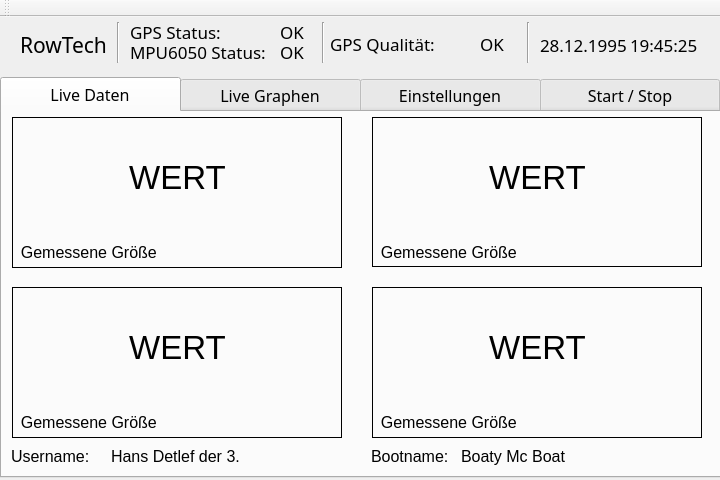
<?xml version="1.0" encoding="UTF-8"?>
<ui version="4.0">
 <class>MainWindow</class>
 <widget class="QMainWindow" name="MainWindow">
  <property name="geometry">
   <rect>
    <x>0</x>
    <y>0</y>
    <width>720</width>
    <height>480</height>
   </rect>
  </property>
  <property name="windowTitle">
   <string>MainWindow</string>
  </property>
  <property name="styleSheet">
   <string notr="true"> window.setWindowFlags(Qt::Window | Qt::FramelessWindowHint);</string>
  </property>
  <widget class="QWidget" name="centralwidget">
   <widget class="QTabWidget" name="tab">
    <property name="geometry">
     <rect>
      <x>0</x>
      <y>60</y>
      <width>731</width>
      <height>401</height>
     </rect>
    </property>
    <property name="font">
     <font>
      <family>Arial Unicode MS</family>
      <pointsize>12</pointsize>
     </font>
    </property>
    <property name="styleSheet">
     <string notr="true">QTabBar::tab { height: 35px; width: 180px
; }</string>
    </property>
    <property name="tabShape">
     <enum>QTabWidget::Rounded</enum>
    </property>
    <property name="currentIndex">
     <number>0</number>
    </property>
    <property name="iconSize">
     <size>
      <width>16</width>
      <height>16</height>
     </size>
    </property>
    <widget class="QWidget" name="tab_LiveData">
     <attribute name="title">
      <string>Live Daten</string>
     </attribute>
     <widget class="QFrame" name="frame_topleft">
      <property name="geometry">
       <rect>
        <x>10</x>
        <y>5</y>
        <width>330</width>
        <height>151</height>
       </rect>
      </property>
      <property name="frameShape">
       <enum>QFrame::Box</enum>
      </property>
      <property name="frameShadow">
       <enum>QFrame::Plain</enum>
      </property>
      <property name="lineWidth">
       <number>1</number>
      </property>
      <widget class="QLabel" name="lab_DataType">
       <property name="geometry">
        <rect>
         <x>0</x>
         <y>120</y>
         <width>331</width>
         <height>31</height>
        </rect>
       </property>
       <property name="font">
        <font>
         <pointsize>12</pointsize>
        </font>
       </property>
       <property name="text">
        <string>  Gemessene Größe</string>
       </property>
      </widget>
      <widget class="QLabel" name="lab_Data">
       <property name="geometry">
        <rect>
         <x>0</x>
         <y>0</y>
         <width>331</width>
         <height>121</height>
        </rect>
       </property>
       <property name="font">
        <font>
         <pointsize>25</pointsize>
        </font>
       </property>
       <property name="text">
        <string>WERT</string>
       </property>
       <property name="alignment">
        <set>Qt::AlignCenter</set>
       </property>
      </widget>
     </widget>
     <widget class="QFrame" name="frame_topright">
      <property name="geometry">
       <rect>
        <x>370</x>
        <y>5</y>
        <width>330</width>
        <height>150</height>
       </rect>
      </property>
      <property name="frameShape">
       <enum>QFrame::Box</enum>
      </property>
      <property name="frameShadow">
       <enum>QFrame::Plain</enum>
      </property>
      <widget class="QLabel" name="lab_DataType_2">
       <property name="geometry">
        <rect>
         <x>0</x>
         <y>120</y>
         <width>331</width>
         <height>31</height>
        </rect>
       </property>
       <property name="font">
        <font>
         <pointsize>12</pointsize>
        </font>
       </property>
       <property name="text">
        <string>  Gemessene Größe</string>
       </property>
      </widget>
      <widget class="QLabel" name="lab_Data_2">
       <property name="geometry">
        <rect>
         <x>0</x>
         <y>0</y>
         <width>331</width>
         <height>121</height>
        </rect>
       </property>
       <property name="font">
        <font>
         <pointsize>25</pointsize>
        </font>
       </property>
       <property name="text">
        <string>WERT</string>
       </property>
       <property name="alignment">
        <set>Qt::AlignCenter</set>
       </property>
      </widget>
     </widget>
     <widget class="QFrame" name="frame_bottomright">
      <property name="geometry">
       <rect>
        <x>370</x>
        <y>175</y>
        <width>330</width>
        <height>151</height>
       </rect>
      </property>
      <property name="frameShape">
       <enum>QFrame::Box</enum>
      </property>
      <property name="frameShadow">
       <enum>QFrame::Plain</enum>
      </property>
      <widget class="QLabel" name="lab_DataType_4">
       <property name="geometry">
        <rect>
         <x>0</x>
         <y>120</y>
         <width>331</width>
         <height>31</height>
        </rect>
       </property>
       <property name="font">
        <font>
         <pointsize>12</pointsize>
        </font>
       </property>
       <property name="text">
        <string>  Gemessene Größe</string>
       </property>
      </widget>
      <widget class="QLabel" name="lab_Data_4">
       <property name="geometry">
        <rect>
         <x>0</x>
         <y>0</y>
         <width>331</width>
         <height>121</height>
        </rect>
       </property>
       <property name="font">
        <font>
         <pointsize>25</pointsize>
        </font>
       </property>
       <property name="text">
        <string>WERT</string>
       </property>
       <property name="alignment">
        <set>Qt::AlignCenter</set>
       </property>
      </widget>
     </widget>
     <widget class="QFrame" name="frame_bottomleft">
      <property name="geometry">
       <rect>
        <x>10</x>
        <y>175</y>
        <width>330</width>
        <height>151</height>
       </rect>
      </property>
      <property name="frameShape">
       <enum>QFrame::Box</enum>
      </property>
      <property name="frameShadow">
       <enum>QFrame::Plain</enum>
      </property>
      <widget class="QLabel" name="lab_DataType_3">
       <property name="geometry">
        <rect>
         <x>0</x>
         <y>120</y>
         <width>331</width>
         <height>31</height>
        </rect>
       </property>
       <property name="font">
        <font>
         <pointsize>12</pointsize>
        </font>
       </property>
       <property name="text">
        <string>  Gemessene Größe</string>
       </property>
      </widget>
      <widget class="QLabel" name="lab_Data_3">
       <property name="geometry">
        <rect>
         <x>0</x>
         <y>0</y>
         <width>331</width>
         <height>121</height>
        </rect>
       </property>
       <property name="font">
        <font>
         <pointsize>25</pointsize>
        </font>
       </property>
       <property name="text">
        <string>WERT</string>
       </property>
       <property name="alignment">
        <set>Qt::AlignCenter</set>
       </property>
      </widget>
     </widget>
     <widget class="QFrame" name="frame_5">
      <property name="geometry">
       <rect>
        <x>-1</x>
        <y>-1</y>
        <width>721</width>
        <height>371</height>
       </rect>
      </property>
      <property name="autoFillBackground">
       <bool>false</bool>
      </property>
      <property name="styleSheet">
       <string notr="true">widget-&gt;setStyleSheet(&quot;background-color:rgb(206, 206, 206);&quot;);</string>
      </property>
      <property name="frameShape">
       <enum>QFrame::StyledPanel</enum>
      </property>
      <property name="frameShadow">
       <enum>QFrame::Raised</enum>
      </property>
      <widget class="QLabel" name="lab_UserTitle">
       <property name="geometry">
        <rect>
         <x>10</x>
         <y>330</y>
         <width>81</width>
         <height>31</height>
        </rect>
       </property>
       <property name="font">
        <font>
         <pointsize>12</pointsize>
        </font>
       </property>
       <property name="text">
        <string>Username: </string>
       </property>
      </widget>
      <widget class="QLabel" name="lab_BoatTitle">
       <property name="geometry">
        <rect>
         <x>370</x>
         <y>330</y>
         <width>81</width>
         <height>31</height>
        </rect>
       </property>
       <property name="font">
        <font>
         <pointsize>12</pointsize>
        </font>
       </property>
       <property name="text">
        <string>Bootname:</string>
       </property>
      </widget>
      <widget class="QLabel" name="lab_Boat">
       <property name="geometry">
        <rect>
         <x>460</x>
         <y>330</y>
         <width>241</width>
         <height>31</height>
        </rect>
       </property>
       <property name="font">
        <font>
         <pointsize>12</pointsize>
        </font>
       </property>
       <property name="text">
        <string>Boaty Mc Boat</string>
       </property>
      </widget>
      <widget class="QLabel" name="lab_User">
       <property name="geometry">
        <rect>
         <x>110</x>
         <y>330</y>
         <width>231</width>
         <height>31</height>
        </rect>
       </property>
       <property name="font">
        <font>
         <pointsize>12</pointsize>
        </font>
       </property>
       <property name="text">
        <string>Hans Detlef der 3.</string>
       </property>
      </widget>
     </widget>
     <zorder>frame_5</zorder>
     <zorder>frame_bottomleft</zorder>
     <zorder>frame_bottomright</zorder>
     <zorder>frame_topright</zorder>
     <zorder>frame_topleft</zorder>
    </widget>
    <widget class="QWidget" name="tab_LiveDataGraphs">
     <attribute name="title">
      <string>Live Graphen</string>
     </attribute>
     <widget class="QGraphicsView" name="graphicsView">
      <property name="geometry">
       <rect>
        <x>40</x>
        <y>20</y>
        <width>641</width>
        <height>331</height>
       </rect>
      </property>
     </widget>
    </widget>
    <widget class="QWidget" name="tab_Settings">
     <attribute name="title">
      <string>Einstellungen</string>
     </attribute>
     <widget class="QGroupBox" name="GB_BottomRight">
      <property name="geometry">
       <rect>
        <x>20</x>
        <y>270</y>
        <width>300</width>
        <height>60</height>
       </rect>
      </property>
      <property name="font">
       <font>
        <pointsize>12</pointsize>
       </font>
      </property>
      <property name="title">
       <string>Messwert - Unten rechts</string>
      </property>
      <widget class="QComboBox" name="comboBox_4">
       <property name="geometry">
        <rect>
         <x>10</x>
         <y>30</y>
         <width>281</width>
         <height>22</height>
        </rect>
       </property>
       <property name="font">
        <font>
         <pointsize>12</pointsize>
        </font>
       </property>
       <property name="currentIndex">
        <number>0</number>
       </property>
       <item>
        <property name="text">
         <string>Test</string>
        </property>
       </item>
      </widget>
     </widget>
     <widget class="QGroupBox" name="GB_BottomLeft">
      <property name="geometry">
       <rect>
        <x>20</x>
        <y>190</y>
        <width>300</width>
        <height>60</height>
       </rect>
      </property>
      <property name="font">
       <font>
        <pointsize>12</pointsize>
       </font>
      </property>
      <property name="title">
       <string>Messwert - Unten links</string>
      </property>
      <widget class="QComboBox" name="comboBox_3">
       <property name="geometry">
        <rect>
         <x>10</x>
         <y>30</y>
         <width>281</width>
         <height>22</height>
        </rect>
       </property>
       <property name="font">
        <font>
         <pointsize>12</pointsize>
        </font>
       </property>
       <property name="currentIndex">
        <number>0</number>
       </property>
       <item>
        <property name="text">
         <string>Test</string>
        </property>
       </item>
      </widget>
     </widget>
     <widget class="QGroupBox" name="GB_TopRight">
      <property name="geometry">
       <rect>
        <x>20</x>
        <y>110</y>
        <width>300</width>
        <height>60</height>
       </rect>
      </property>
      <property name="font">
       <font>
        <pointsize>12</pointsize>
       </font>
      </property>
      <property name="title">
       <string>Messwert - Oben rechts</string>
      </property>
      <widget class="QComboBox" name="comboBox_2">
       <property name="geometry">
        <rect>
         <x>10</x>
         <y>30</y>
         <width>281</width>
         <height>22</height>
        </rect>
       </property>
       <property name="font">
        <font>
         <pointsize>12</pointsize>
        </font>
       </property>
       <property name="currentIndex">
        <number>0</number>
       </property>
       <item>
        <property name="text">
         <string>Test</string>
        </property>
       </item>
      </widget>
     </widget>
     <widget class="QGroupBox" name="GB_TopLeft">
      <property name="geometry">
       <rect>
        <x>20</x>
        <y>30</y>
        <width>300</width>
        <height>60</height>
       </rect>
      </property>
      <property name="font">
       <font>
        <pointsize>12</pointsize>
       </font>
      </property>
      <property name="title">
       <string>Messwert - Oben links</string>
      </property>
      <widget class="QComboBox" name="comboBox_1">
       <property name="geometry">
        <rect>
         <x>10</x>
         <y>30</y>
         <width>281</width>
         <height>22</height>
        </rect>
       </property>
       <property name="font">
        <font>
         <pointsize>12</pointsize>
        </font>
       </property>
       <property name="currentIndex">
        <number>0</number>
       </property>
       <item>
        <property name="text">
         <string>Test</string>
        </property>
       </item>
      </widget>
     </widget>
     <widget class="QGroupBox" name="GB_TopLeft_2">
      <property name="geometry">
       <rect>
        <x>380</x>
        <y>30</y>
        <width>321</width>
        <height>60</height>
       </rect>
      </property>
      <property name="font">
       <font>
        <pointsize>12</pointsize>
       </font>
      </property>
      <property name="title">
       <string>Benutzerauswahl</string>
      </property>
      <widget class="QComboBox" name="comboBox_6">
       <property name="geometry">
        <rect>
         <x>10</x>
         <y>30</y>
         <width>301</width>
         <height>22</height>
        </rect>
       </property>
       <property name="font">
        <font>
         <pointsize>12</pointsize>
        </font>
       </property>
       <property name="currentIndex">
        <number>0</number>
       </property>
       <item>
        <property name="text">
         <string>Test</string>
        </property>
       </item>
      </widget>
     </widget>
     <widget class="QGroupBox" name="GB_TopLeft_3">
      <property name="geometry">
       <rect>
        <x>380</x>
        <y>110</y>
        <width>321</width>
        <height>60</height>
       </rect>
      </property>
      <property name="font">
       <font>
        <pointsize>12</pointsize>
       </font>
      </property>
      <property name="title">
       <string>Bootsauswahl</string>
      </property>
      <widget class="QComboBox" name="comboBox_8">
       <property name="geometry">
        <rect>
         <x>10</x>
         <y>30</y>
         <width>301</width>
         <height>22</height>
        </rect>
       </property>
       <property name="font">
        <font>
         <pointsize>12</pointsize>
        </font>
       </property>
       <property name="currentIndex">
        <number>0</number>
       </property>
       <item>
        <property name="text">
         <string>Test</string>
        </property>
       </item>
      </widget>
     </widget>
     <widget class="QPushButton" name="pB_AddUser">
      <property name="geometry">
       <rect>
        <x>410</x>
        <y>260</y>
        <width>75</width>
        <height>75</height>
       </rect>
      </property>
      <property name="font">
       <font>
        <pointsize>20</pointsize>
       </font>
      </property>
      <property name="text">
       <string>+</string>
      </property>
     </widget>
     <widget class="QPushButton" name="pB_AddBoat">
      <property name="geometry">
       <rect>
        <x>580</x>
        <y>260</y>
        <width>75</width>
        <height>75</height>
       </rect>
      </property>
      <property name="font">
       <font>
        <pointsize>20</pointsize>
       </font>
      </property>
      <property name="text">
       <string>+</string>
      </property>
     </widget>
     <widget class="QLabel" name="label">
      <property name="geometry">
       <rect>
        <x>380</x>
        <y>230</y>
        <width>141</width>
        <height>21</height>
       </rect>
      </property>
      <property name="font">
       <font>
        <pointsize>12</pointsize>
       </font>
      </property>
      <property name="text">
       <string>Nutzer hinzufügen</string>
      </property>
      <property name="alignment">
       <set>Qt::AlignCenter</set>
      </property>
     </widget>
     <widget class="QLabel" name="label_2">
      <property name="geometry">
       <rect>
        <x>550</x>
        <y>230</y>
        <width>141</width>
        <height>21</height>
       </rect>
      </property>
      <property name="font">
       <font>
        <pointsize>12</pointsize>
       </font>
      </property>
      <property name="text">
       <string>Boot hinzufügen</string>
      </property>
      <property name="alignment">
       <set>Qt::AlignCenter</set>
      </property>
     </widget>
    </widget>
    <widget class="QWidget" name="tab_StartStop">
     <attribute name="title">
      <string>Start / Stop</string>
     </attribute>
     <widget class="QPushButton" name="pB_StartTraining">
      <property name="geometry">
       <rect>
        <x>280</x>
        <y>60</y>
        <width>141</width>
        <height>51</height>
       </rect>
      </property>
      <property name="text">
       <string>Training starten</string>
      </property>
     </widget>
     <widget class="QPushButton" name="pB_StopTraining">
      <property name="geometry">
       <rect>
        <x>280</x>
        <y>150</y>
        <width>141</width>
        <height>51</height>
       </rect>
      </property>
      <property name="text">
       <string>Training stoppen</string>
      </property>
     </widget>
     <widget class="QPushButton" name="pB_Off">
      <property name="geometry">
       <rect>
        <x>280</x>
        <y>250</y>
        <width>141</width>
        <height>51</height>
       </rect>
      </property>
      <property name="text">
       <string>Schlagzahluhr ausschalten</string>
      </property>
     </widget>
    </widget>
   </widget>
   <widget class="Line" name="line">
    <property name="geometry">
     <rect>
      <x>520</x>
      <y>5</y>
      <width>16</width>
      <height>41</height>
     </rect>
    </property>
    <property name="orientation">
     <enum>Qt::Vertical</enum>
    </property>
   </widget>
   <widget class="QLabel" name="lab_Rowtech">
    <property name="geometry">
     <rect>
      <x>20</x>
      <y>10</y>
      <width>91</width>
      <height>35</height>
     </rect>
    </property>
    <property name="font">
     <font>
      <family>Modern No. 20</family>
      <pointsize>16</pointsize>
     </font>
    </property>
    <property name="text">
     <string>RowTech</string>
    </property>
   </widget>
   <widget class="QLabel" name="lab_Datum">
    <property name="geometry">
     <rect>
      <x>540</x>
      <y>10</y>
      <width>90</width>
      <height>35</height>
     </rect>
    </property>
    <property name="font">
     <font>
      <family>Arial Unicode MS</family>
      <pointsize>13</pointsize>
     </font>
    </property>
    <property name="text">
     <string>28.12.1995</string>
    </property>
   </widget>
   <widget class="Line" name="line_2">
    <property name="geometry">
     <rect>
      <x>110</x>
      <y>5</y>
      <width>16</width>
      <height>41</height>
     </rect>
    </property>
    <property name="orientation">
     <enum>Qt::Vertical</enum>
    </property>
   </widget>
   <widget class="QLabel" name="lab_Zeit">
    <property name="geometry">
     <rect>
      <x>630</x>
      <y>10</y>
      <width>90</width>
      <height>35</height>
     </rect>
    </property>
    <property name="font">
     <font>
      <family>Arial Unicode MS</family>
      <pointsize>13</pointsize>
     </font>
    </property>
    <property name="text">
     <string>19:45:25</string>
    </property>
   </widget>
   <widget class="Line" name="line_3">
    <property name="geometry">
     <rect>
      <x>315</x>
      <y>5</y>
      <width>16</width>
      <height>41</height>
     </rect>
    </property>
    <property name="orientation">
     <enum>Qt::Vertical</enum>
    </property>
   </widget>
   <widget class="QLabel" name="lab_GPS">
    <property name="geometry">
     <rect>
      <x>130</x>
      <y>5</y>
      <width>141</width>
      <height>20</height>
     </rect>
    </property>
    <property name="font">
     <font>
      <family>Arial Unicode MS</family>
      <pointsize>13</pointsize>
     </font>
    </property>
    <property name="text">
     <string>GPS Status:</string>
    </property>
   </widget>
   <widget class="QLabel" name="lab_MPU">
    <property name="geometry">
     <rect>
      <x>130</x>
      <y>25</y>
      <width>141</width>
      <height>20</height>
     </rect>
    </property>
    <property name="font">
     <font>
      <family>Arial Unicode MS</family>
      <pointsize>13</pointsize>
     </font>
    </property>
    <property name="text">
     <string>MPU6050 Status:</string>
    </property>
   </widget>
   <widget class="QLabel" name="lab_GPS_stat">
    <property name="geometry">
     <rect>
      <x>280</x>
      <y>5</y>
      <width>30</width>
      <height>20</height>
     </rect>
    </property>
    <property name="font">
     <font>
      <family>Arial Unicode MS</family>
      <pointsize>13</pointsize>
     </font>
    </property>
    <property name="text">
     <string>OK</string>
    </property>
   </widget>
   <widget class="QLabel" name="lab_MPU_stat">
    <property name="geometry">
     <rect>
      <x>280</x>
      <y>25</y>
      <width>30</width>
      <height>20</height>
     </rect>
    </property>
    <property name="font">
     <font>
      <family>Arial Unicode MS</family>
      <pointsize>13</pointsize>
     </font>
    </property>
    <property name="text">
     <string>OK</string>
    </property>
   </widget>
   <widget class="QLabel" name="lab_GPS_2">
    <property name="geometry">
     <rect>
      <x>330</x>
      <y>17</y>
      <width>141</width>
      <height>20</height>
     </rect>
    </property>
    <property name="font">
     <font>
      <family>Arial Unicode MS</family>
      <pointsize>13</pointsize>
     </font>
    </property>
    <property name="text">
     <string>GPS Qualität:</string>
    </property>
   </widget>
   <widget class="QLabel" name="lab_GPS_qual">
    <property name="geometry">
     <rect>
      <x>480</x>
      <y>17</y>
      <width>40</width>
      <height>20</height>
     </rect>
    </property>
    <property name="font">
     <font>
      <family>Arial Unicode MS</family>
      <pointsize>13</pointsize>
     </font>
    </property>
    <property name="text">
     <string>OK</string>
    </property>
   </widget>
  </widget>
  <widget class="QToolBar" name="toolBar">
   <property name="windowTitle">
    <string>toolBar</string>
   </property>
   <attribute name="toolBarArea">
    <enum>TopToolBarArea</enum>
   </attribute>
   <attribute name="toolBarBreak">
    <bool>false</bool>
   </attribute>
  </widget>
 </widget>
 <resources/>
 <connections/>
</ui>
